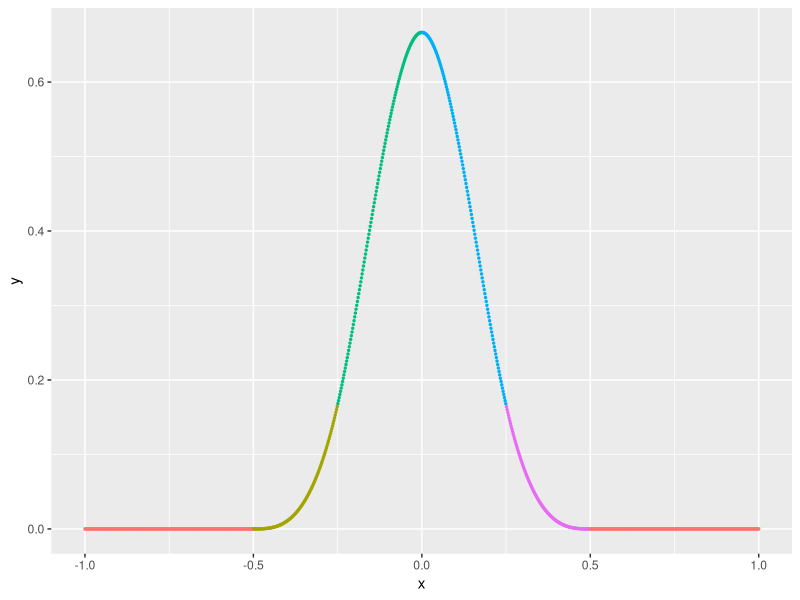
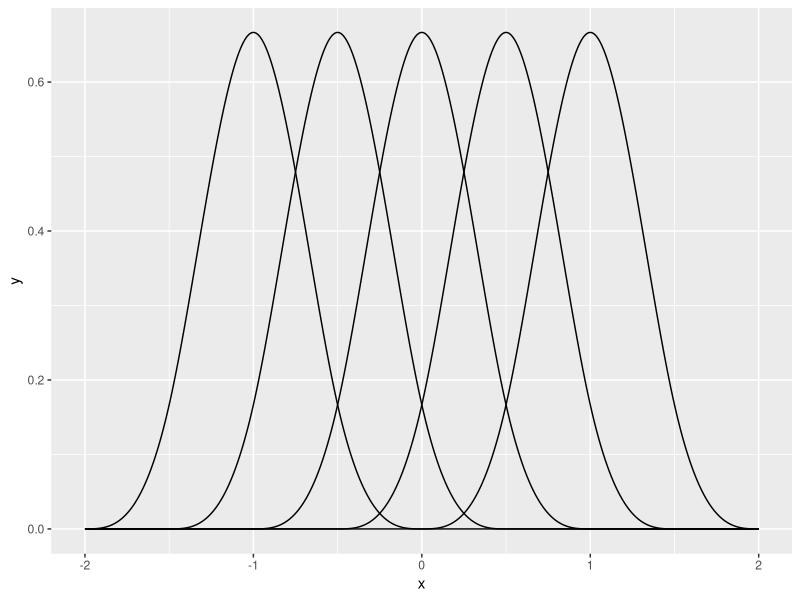
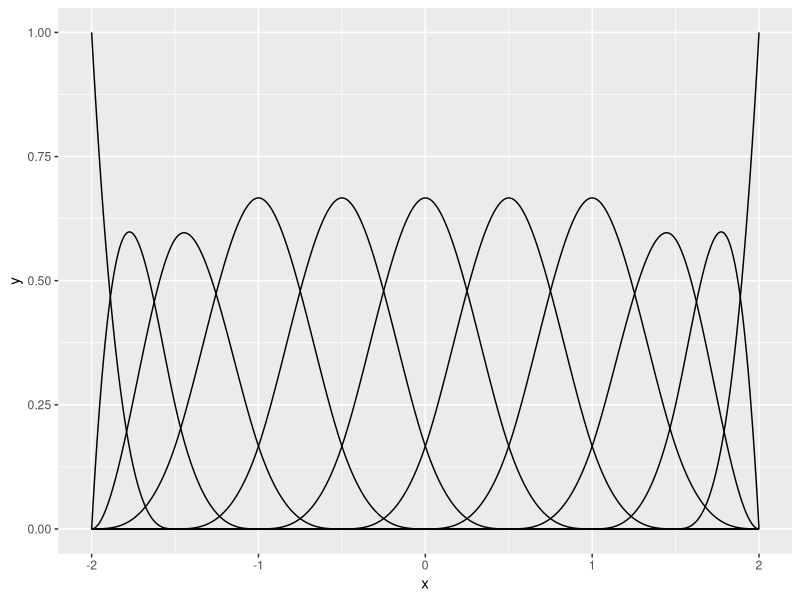
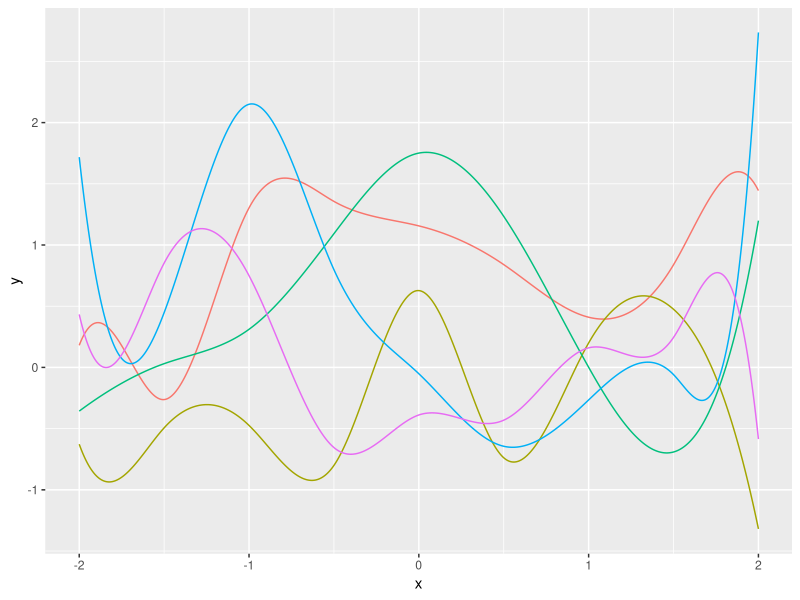

Write R code to recreate these figures, in order. (Note: this script raises an error after producing the figures.)
library(tidyverse)
library(splines)
library(magrittr)

# Looking at splines ---------------------------------------------------

b_spline <- function(x, knots, show_piece = F){
  
  stopifnot(length(knots) == 5)
  
  .b_spline <- function(x){
    if (x >= knots[1] & x < knots[2]) {
      piece <- 1
      u <- (x-knots[1])/(knots[2] - knots[1])
      y <- 1/6 * u^3 
      
    } else if (x >= knots[2] & x < knots[3]) {
      piece <- 2
      u <- (x-knots[2])/(knots[3] - knots[2])
      y <- 1/6 * (1 + 3*u + 3*u^2 - 3*u^3)
      
    } else if (x >= knots[3] & x < knots[4]) {
      piece <- 3
      u <- (x-knots[3])/(knots[4] - knots[3])
      y <- 1/6 * (4 - 6*u^2 + 3*u^3)
      
    } else if (x >= knots[4] & x <= knots[5]) {
      piece <- 4
      u <- (x-knots[4])/(knots[5] - knots[4])
      y <- 1/6 * (1 - 3*u + 3*u^2 - u^3)
    }
    else {
      piece <- 0
      y <- 0 
    } 
    
    if (!show_piece) return(y)
    
    c(y, piece)
    
  }
  
  if (!show_piece){
    tibble(x = x, 
           y = map_dbl(x, .b_spline)
    )
  } else {
    map(x, .b_spline) %>% 
      do.call(rbind, .)%>%
      set_colnames(c('y', 'segment')) %>% 
      as_tibble() %>% 
      mutate(x = x) %>% 
      mutate_at(vars(segment), as.factor) %>% 
      select(x, everything())
  }
  
}

x <- seq(-1, 1, length.out = 1000)
knots <- seq(-0.5, 0.5, length.out = 5)
b_spline(x, knots = knots, show_piece = T) %>%
  ggplot(mapping = aes(x = x, 
                       y = y, 
                       colour = segment)) +
  geom_point(size = 0.5) +
  theme(legend.position="none")

# a range of splines
x <- seq(-2, 2, length.out = 1000)
knots <- seq(-2, 2, by = 0.5)

imap_dfr(seq(1,length(knots)-4),
         ~b_spline(x, knots = knots[.x:(.x+4)]) %>% 
           mutate(k = .y)
) %>% ggplot(mapping = aes(x = x, y = y, group = k)) + geom_line()

# Using splines::bs
bs(x, knots  = knots) %>% 
  as.data.frame() %>% 
  as_tibble() %>% 
  mutate(x=x) %>% 
  gather(k, y, -x) %>% ggplot(mapping = aes(x = x, y = y, group = k)) + geom_line()

# a random spline functions
rbspline <- function(x, knots){
  tibble(x = x,
         y = bs(x, knots = knots) %*% rnorm(length(knots) + 3) %>% 
           as.vector()
  )
  
}

rbspline_examples <- function(i){
  set.seed(i)
  Df <- imap(rerun(5, rbspline(x, knots)), 
             ~mutate(., example = .y)) %>% 
    bind_rows() %>% 
    mutate_at(vars(example), as.character)
  
  p <- Df %>% ggplot(mapping = aes(x = x, y = y, colour = example)) + 
    geom_line() +
    theme(legend.position="none")
  
  p
}

rbspline_examples(102)


# Splines regression ------------------------------------------------------

# evenly spaced knots 
knots <- seq(-500, 2500, by = 500)
M_bs <- lm(mean_fix ~ bs(Time, knots = knots)*Object, 
           data=eyefix_df_avg)

# plot the model
eyefix_df_avg%>%
  add_predictions(M_bs) %>%
  ggplot(mapping = aes(x = Time, group = Object, colour = Object)) +
  geom_point(aes(y = mean_fix), size = 0.5, alpha = 0.5) +
  geom_line(aes(y = pred))


# Allow knots to be chosen
M_bs_df10 <- lm(mean_fix ~ bs(Time, df = 10)*Object, 
                data=eyefix_df_avg)

with(eyefix_df_avg,
     attr(bs(Time, df = 10), 'knots')
)



# rbf ---------------------------------------------------------------------
rbf <- function(x, centres, sigma = 1.0){
  map_dfc(centres, 
          ~exp(-(x-.)^2/(2*sigma^2))
  ) %>% as.matrix()
}

random_rbf <- function(x, centres, sigma = 1.0){
  rbf(x, centres, sigma) %>% 
    multiply_by_matrix(rnorm(length(centres))) %>% 
    as.data.frame() %>% 
    set_names('y') %>% 
    mutate(x = x)
}

x <- seq(-3, 3, length.out = 1000)

random_rbf_examples <- function(i, sigma){
  set.seed(i)
  Df <- imap(rerun(5, random_rbf(x, centres = centres, sigma = sigma)), 
             ~mutate(.x, example = .y)) %>% 
    bind_rows() %>% 
    mutate_at(vars(example), as.character)
  
  p <- Df %>% ggplot(mapping = aes(x = x, y = y, colour = example)) + 
    geom_line() +
    theme(legend.position="none")
  
  p
}

centres <- seq(-2, 2, by = 0.5)
random_rbf_examples(1010, 0.25)


# RBF regression ----------------------------------------------------------
rbf <- function(x, centres, sigma = 1.0){
  map(centres,
      ~exp(-(x-.)^2/(2*sigma^2))
  ) %>% do.call(cbind, .)
}

centres <- seq(-1000, 3000, by = 500)
M <-lm(mean_fix ~ rbf(Time, centres = centres, sigma = 500)*Object, 
       data=eyefix_df_avg)
eyefix_df_avg %>% 
  add_predictions(M) %>% 
  ggplot(mapping = aes(x = Time, colour = Object, group = Object)) +
  geom_point(aes(y = mean_fix), size = 0.5, alpha = 0.5) +
  geom_line(aes(y = pred)) + 
  theme_minimal()



# GSSVocab ----------------------------------------------------------------

GSSvocab <- read_csv('data/GSSvocab.csv')
gssvocab <- GSSvocab %>%
  group_by(age) %>%
  summarize(vocab = mean(vocab, na.rm=T)) %>%
  ungroup() %>%
  drop_na()

ggplot(gssvocab,
       aes(x = age, y = vocab)
) + geom_point()

df_seq <- seq(3, 30) %>% set_names(.,.)

M_gssvocab <- map(df_seq,
                  ~lm(vocab ~ ns(age, df = .),
                      data = gssvocab)
)

aic_results <- map_dbl(M_gssvocab, aic_c) %>%
  enframe(name = 'df', value = 'aic')

aic_results %>%
  mutate(aic = aic - min(aic)) %>% 
  ggplot(aes(x = df, y = aic)) + 
  geom_point() +
  geom_segment(aes(x=df, xend=df, y=0, yend=aic)) +
  scale_x_discrete(limits=names(df_seq)) + 
  xlab('Number of knots') +
  ylab('AIC - min(AIC)') + 
  theme(axis.text.x = element_text(size=5),
        axis.text.y = element_text(size = 8),
        axis.title.y =element_text(size=8)) 


model_set <- c('3', '4', '5', '6', '10', '15')
imap(M_gssvocab[model_set],
     function(m,y) {gssvocab %>% add_predictions(m) %>% mutate(df=y)}
) %>% bind_rows() %>% 
  mutate(df = factor(df, levels = model_set)) %>% 
  ggplot(aes(x = age)) +
  geom_point(aes(y = vocab), size = 0.5, alpha = 0.5) +
  geom_line(aes(y = pred), col='red') +
  facet_wrap(~df) +
  theme_minimal()
